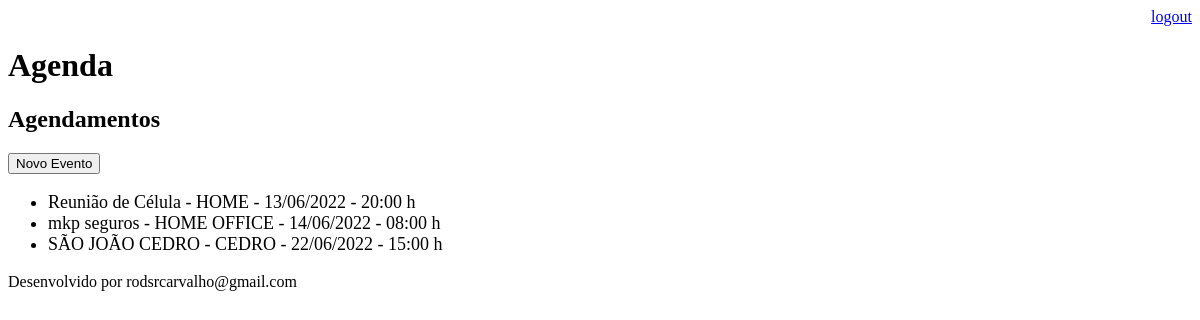
The app's page /agenda/ (signed in), older data.
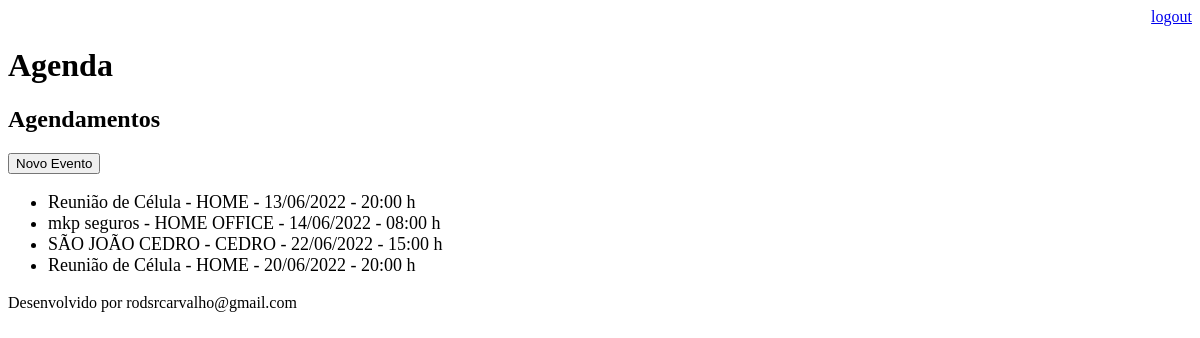
The same page, newer data.
### core/models.py (models this page shows, shortened)
class Evento(models.Model):
    titulo = models.CharField(max_length=100)
    local = models.CharField(max_length=100, verbose_name='Local do Evento')
    descricao = models.TextField(blank=True, null=True)
    data_evento = models.DateTimeField(verbose_name='Data do Evento')
    data_criacao = models.DateTimeField(auto_now=True, verbose_name='Data de Criação')
    usuario = models.ForeignKey(User, on_delete=models.CASCADE)
    class Meta:
        db_table = 'evento'
    def get_data_evento(self):
        return self.data_evento.strftime('%d/%m/%Y - %H:%M h')

### core/views.py (the view)
# urls.py: path('agenda/', views.lista_eventos),
@login_required(login_url='/login/')
def lista_eventos(request):
    usuario = request.user
    evento = Evento.objects.filter(usuario=usuario)
    dados = {'eventos': evento}
    return render(request, 'agenda.html', dados)

### templates/agenda.html
{% extends "model-page.html" %}
{% block content %}
    <h2>Agendamentos</h2>
    <a href="evento/">
        <button type="button">Novo Evento</button>
    </a>
    <ul style="font-size: 18px">
        {% for evento in eventos %}
            <li>{{ evento.titulo }} - {{ evento.local }} - {{ evento.get_data_evento }}</li>
        {% endfor %}
    </ul>
{% endblock %}

### templates/model-page.html
<!DOCTYPE html>
<html lang="en">
<head>
    {% include "model-header.html" %}
</head>
<body>
    {% block content %} {% endblock %}
    {% include "model-footer.html" %}
</body>
</html>

### templates/model-header.html (shortened to what this page needs)
<div align="right">
    <a href="/logout">logout</a>
</div>
<h1>Agenda</h1>

### templates/model-footer.html
<p>Desenvolvido por rodsrcarvalho@gmail.com</p>

Row changes from the older to the newer data that the page shows:
added Evento: titulo "Reunião de Célula", local "HOME", get_data_evento "20/06/2022 - 20:00 h"
